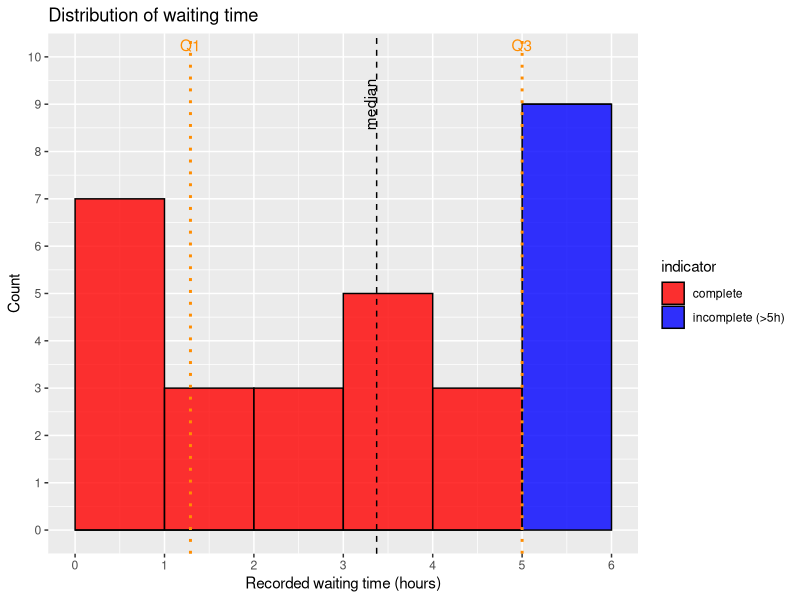

This chart was generated by the following R code:
# Add packages here
packages<- c('xtable', 'ggplot2')

# Install and load packages
lapply(packages, install.packages)
lapply(packages, library, character.only = TRUE)


data <- read.csv('emergency.csv', header = TRUE, sep=",")
print(data[data$'recorded_time'<=5,])

n_patients <- nrow(data)

# Separate the data into patients with completed waiting times & still waiting after 5 hours
compl_wait <- data[data$'recorded_time' < 5,]
still_wait <- data[data$'recorded_time' >= 5,]

percent_compl_wait <- nrow(compl_wait)/nrow(data)*100
percent_still_wait <- nrow(still_wait)/nrow(data)*100

# Create a dataframe to summarize the descriptive statistics
summary_df <- data.frame('description'=c('Total', 'Completed waiting', 'Still waiting after 5h'))

summary_df$'recorded_time' <- list(data$'recorded_time', compl_wait$'recorded_time', still_wait$'recorded_time')
summary_df$'percentage' <- c('', percent_compl_wait, percent_still_wait)
summary_df$'mean_waiting_time' <- sapply(summary_df$'recorded_time', mean)
summary_df$'median_waiting_time' <- sapply(summary_df$'recorded_time', median)
summary_df$'sd' <- sapply(summary_df$'recorded_time', sd)

ranges <- sapply(summary_df$'recorded_time', range)
summary_df$'min_waiting_time' <- ranges[1,]
summary_df$'max_waiting_time' <- ranges[2,]

summary_df$'recorded_time' <- NULL

xtable(summary_df)

# For the histogram we need to separate the incomplete observations by making an additional bar capturing the >5h observations.
hist_data <- data.frame(data)
data_summary <- summary(data$'recorded_time')
hist_data$'recorded_time' <- ifelse(hist_data$'indicator' == 0, hist_data$'recorded_time' + 0.0001,  hist_data$'recorded_time')
hist_data$'indicator' <- ifelse(hist_data$indicator == 0, 'incomplete (>5h)', 'complete')
q1 <- data_summary['1st Qu.'][[1]]
q3 <- data_summary['3rd Qu.'][[1]]

# Create the plot
ggplot(hist_data, aes(x=recorded_time, fill = indicator))+ 
  geom_histogram(
    binwidth=1, 
    boundary=0, 
    color='black', 
    alpha=0.8
    )+
  geom_vline(
    aes(xintercept=data_summary['Median'][[1]]), 
    linetype='dashed'
    )+
  annotate('text', x=3.3, y=9, label='median', angle=90)+
  
  geom_vline(
    xintercept=c(q1,q3),
        linetype='dotted',
        color='darkorange',
        linewidth=1
    )+
  annotate('text', x=q1, y = Inf, label='Q1', vjust=1.5, color='darkorange')+
  annotate('text', x=q3, y = Inf, label='Q3', vjust=1.5, color='darkorange')+
  
  ggtitle('Distribution of waiting time')+
  xlab('Recorded waiting time (hours)')+
  ylab('Count')+
  
  scale_x_continuous(
    breaks = seq(0, 6, by=1), 
    limits = c(0, 6)
    )+
  scale_y_continuous(
    breaks = seq(0, 10, by=1),
    limits = c(0, 10)
  )+
  
  scale_fill_manual(values = c('red', 'blue'))

# Note: Data is right skewed

###############################################################################
